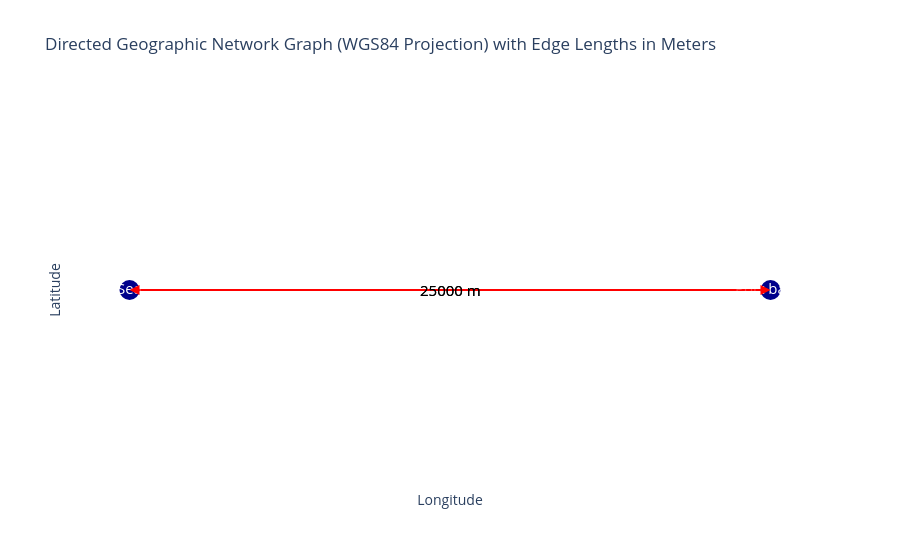

Notebook source saved alongside this figure:
### Code cell
plot_graph(graph)

### Figure 1 — Plotly figure (JSON) as saved in the notebook; plotly's stock layout.template omitted (floating-point values rounded to 4 significant figures)
{"data": [{"hoverinfo": "none", "line": {"color": "red", "width": 2}, "mode": "lines", "type": "scatter", "x": [0, 0.2246], "y": [0, 0]}, {"hoverinfo": "none", "line": {"color": "red", "width": 2}, "mode": "lines", "type": "scatter", "x": [0.2246, 0], "y": [0, 0]}, {"hoverinfo": "text", "marker": {"color": "darkblue", "size": 20}, "mode": "markers+text", "text": ["Sea", "Port basin"], "textfont": {"color": "white", "size": 15}, "textposition": "middle center", "type": "scatter", "x": [0, 0.2246], "y": [0, 0]}], "layout": {"annotations": [{"arrowcolor": "red", "arrowhead": 2, "arrowsize": 2, "arrowwidth": 1, "ax": 0, "axref": "x", "ay": 0, "ayref": "y", "showarrow": true, "x": 0.2246, "xref": "x", "y": 0, "yref": "y"}, {"arrowcolor": "red", "arrowhead": 2, "arrowsize": 2, "arrowwidth": 1, "ax": 0.2246, "axref": "x", "ay": 0, "ayref": "y", "showarrow": true, "x": 0, "xref": "x", "y": 0, "yref": "y"}, {"font": {"color": "black", "size": 15}, "showarrow": false, "text": "25000 m", "x": 0.1123, "y": 0}, {"font": {"color": "black", "size": 15}, "showarrow": false, "text": "25000 m", "x": 0.1123, "y": 0}], "plot_bgcolor": "white", "showlegend": false, "title": {"text": "Directed Geographic Network Graph (WGS84 Projection) with Edge Lengths in Meters"}, "xaxis": {"showgrid": false, "showticklabels": false, "title": {"text": "Longitude"}, "zeroline": false}, "yaxis": {"showgrid": false, "showticklabels": false, "title": {"text": "Latitude"}, "zeroline": false}}}
